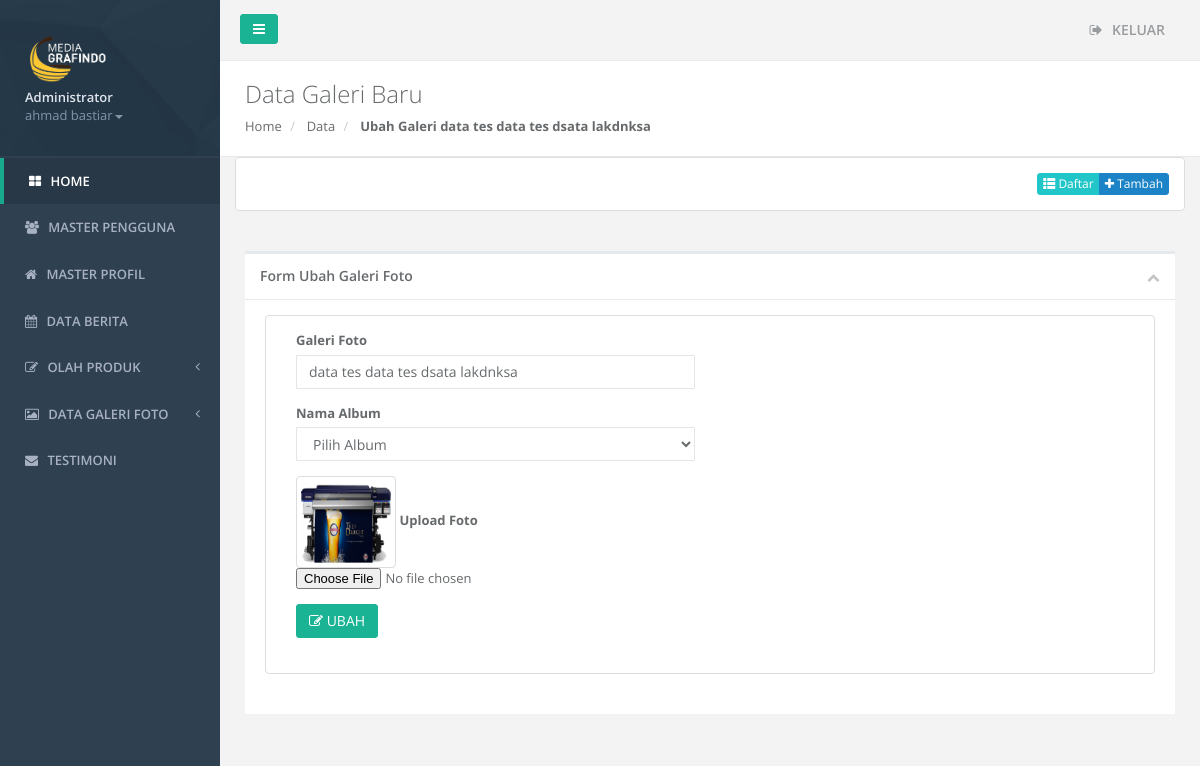
Page /admin/index.php?hal=galeri/ubah&id=3 (signed in) on the committed database.
### tables this page shows
CREATE TABLE `galeri` (
  `idgaleri` int(11) NOT NULL AUTO_INCREMENT,
  `judul_foto` varchar(100) NOT NULL,
  `gambar` varchar(100) NOT NULL,
  `idalbum` int(11) NOT NULL,
  PRIMARY KEY (`idgaleri`)
);

### admin/galeri/ubah.php (the view, shortened to what this page needs)
<?php
        $id = $_GET['id'];
        $row = mysql_fetch_array(mysql_query("SELECT * FROM galeri g join album a on g.idalbum = a.idalbum where g.idgaleri = '".$id."' "));
        $gambar = $row['gambar'];
 ?>
<div class="row wrapper border-bottom white-bg page-heading">
<div class="col-lg-10">
    <h2>Data Galeri Baru</h2>
    <ol class="breadcrumb">
        <li>
            <a href="index.php">Home</a>
        </li>
        <li>
            <a>Data</a>
        </li>
        <li class="active">
            <strong>Ubah Galeri <?php echo $row['judul_foto']; ?></strong>
        </li>
    </ol>
</div>
</div>
<div class="panel panel-default">
    <div class="panel-body">
        <div align="right">
            <div class="btn-group">
                <a class="btn btn-info btn-xs" type="button" href="index.php?hal=galeri/daftar" ><span class="glyphicon glyphicon-th-list"></span> Daftar</a>
                <a  class="btn btn-success btn-xs" type="button" href="index.php?hal=galeri/tambah"  ><span class="fa fa-plus"></span> Tambah</a>
            </div>
        </div>
    </div>
</div>
<div class="wrapper wrapper-content animated fadeInRight">
    <div class="row">
        <div class="col-lg-12">
        <div class="ibox float-e-margins">
            <div class="ibox-title">
                <h5>Form Ubah Galeri Foto </h5>
                <div class="ibox-tools">
                    <a class="collapse-link">
                        <i class="fa fa-chevron-up"></i>
                    </a>
                </div>
            </div>
            <div class="ibox-content">
                    <div class="panel panel-default">
                        <div class="panel-body">
                            <div class="col-md-6">
                                <form class="role" method="POST" enctype="multipart/form-data">
                                    <div class="form-group">
                                        <label>Galeri Foto</label>
                                        <input type="text" class="form-control" name="judul_foto"  placeholder="ISI DENGAN NAMA FOTO" value="<?php echo $row['judul_foto']; ?>">
                                    </div>
                                    <div class="form-group">
                                        <label>Nama Album</label>
                                        <select class="form-control" name="idalbum" >
                                            <option value="null">Pilih Album</option>
                                        </select>
                                    </div>
                                    <div class="form-group">
                                        <img src="../gambar/<?php echo $gambar; ?>" width="100" class="img-thumbnail">
                                        <label>Upload Foto</label>
                                        <input type="file" name="gambar" >
                                    </div>
                                    <div class="form-group">
                                        <button type="submit" name="ubah" class="btn btn-flat btn-primary"><span class="fa fa-edit"></span> UBAH </button>
                                    </div>
                                </form>
                            </div>
                        </div>
                    </div>
            </div>
        </div>
    </div>
    </div>
</div>

### rows in the picture
galeri: judul_foto "data tes data tes dsata lakdnksa", gambar (picture)

### other values in the picture
$_SESSION['namalengkap'] "ahmad bastiar"
